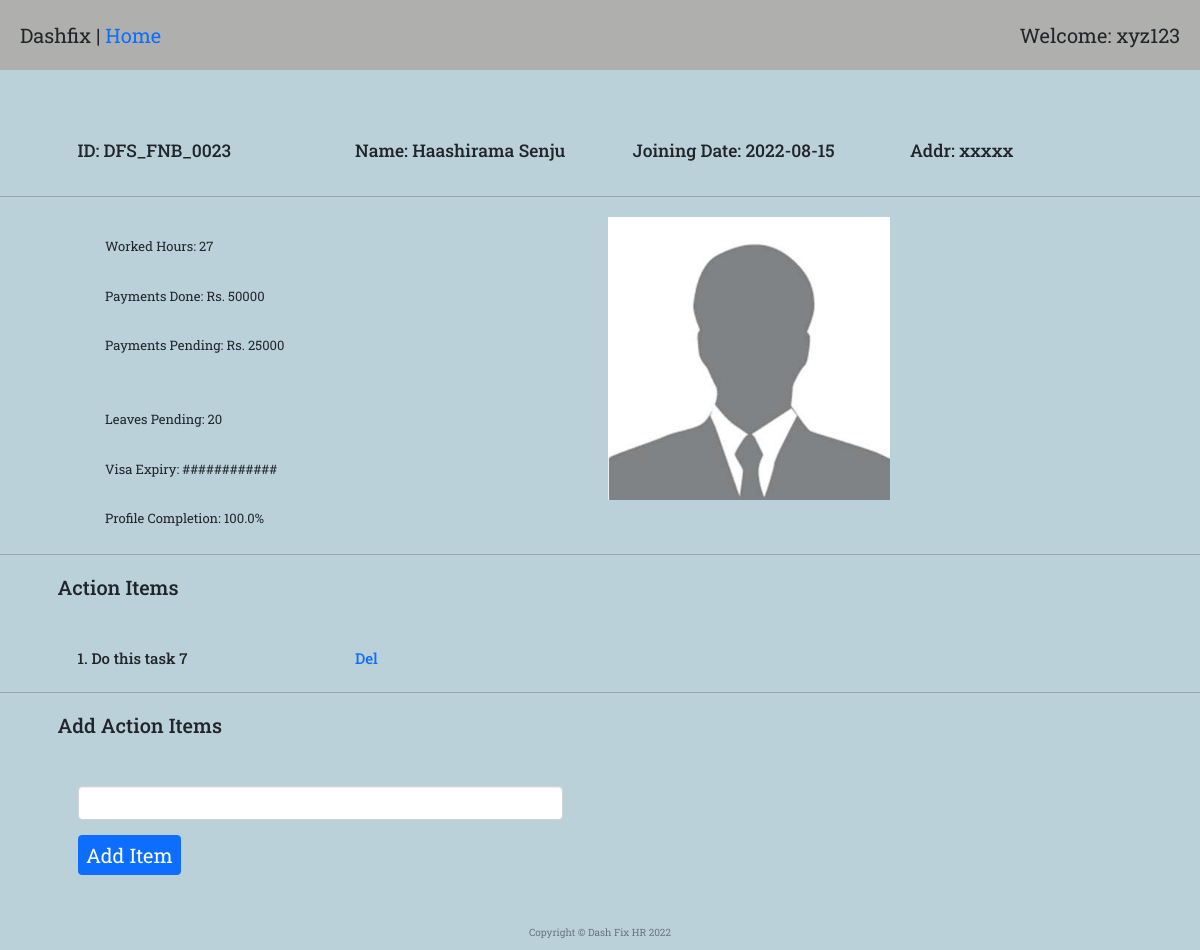
The app's page /employee_view/1 (signed in) with its own data.
### main.py (models this page shows)
class employeeMaster(db.Model):
    __tablename__ = "employeeMaster"
    id = Column(Integer, primary_key=True)
    employeeID = Column(String(300))
    joining_date = Column(DateTime)
    name = Column(String(300))
    addressUae = Column(String(300))
    poBox = Column(String(300))
    mobilePersonal = Column(Integer)
    mobileHome = Column(Integer)
    personalMail = Column(String(300))
    addressHome = Column(String(300))
    passportNumber = Column(Integer)
    nationality = Column(String(300))
    ownCar = Column(Boolean)
    carRent = Column(Boolean)
    company_laptop = Column(String(300))
    company_mobile = Column(String(300))
    emUaeName = Column(String(300))
    emUaeRel = Column(String(300))
    emUaeAddr = Column(String(300))
    emUaeMobileNumber = Column(Integer)
    emUaeHomeNumber = Column(Integer)
    originCountry = Column(String(300))
    emCoName = Column(String(300))
    emCoRel = Column(String(300))
    emCoAddr = Column(String(300))
    emCoMobileNumber = Column(Integer)
    emCoHomeNumber = Column(Integer)
    createdBy = Column(Integer, ForeignKey("Users.id"))
    user = relationship("User", back_populates="employee")
    departmentId = Column(Integer, ForeignKey("departmentMaster.id"))
    department = relationship("departmentMaster", back_populates="employee")
    document = relationship("documentMaster", back_populates="employee")
    actionItem = relationship("actionItemMaster", back_populates="employee")
    leave = relationship("leaveApplicationMaster", back_populates="employee")
    passport = relationship("passportApplicationMaster", back_populates="employee")
    timesheet = relationship("timesheetEntryMaster", back_populates="employee")
    roster = relationship("rosterEntryMaster", back_populates="employee")

class actionItemMaster(db.Model):
    __tablename__ = "actionItemMaster"
    id = Column(Integer, primary_key=True)
    actionText = Column(String(300))
    employeeID = Column(Integer, ForeignKey("employeeMaster.id"))
    employee = relationship("employeeMaster", back_populates="actionItem")

### main.py (the view)
@app.route("/employee_view/<employee_id>", methods=["GET", "POST"])
@admin_only
def employee_view(employee_id):
    form = ActionItem()
    employee_element = employeeMaster.query.get(employee_id)
    a = str(employee_element.joining_date)
    date_str = a[:10]
    actionItems = db.session.query(actionItemMaster).filter_by(employeeID=employee_id).all()
    doc_element = db.session.query(documentMaster).filter_by(employeeID=employee_id).first()
    img_url = "file:///C:/Users/karth/Downloads/Images/1image.jpg"
    ts_employee = db.session.query(timesheetEntryMaster).filter_by(employeeID=employee_id).all()
    totalHours = 0
    for i in ts_employee:
        b = (i.timeOut1 - i.timeIn1) + (i.timeOut2 - i.timeIn2)
        totalHours += b
    list_empl = [employee_element.name,
                 employee_element.addressUae,
                 employee_element.poBox,
                 employee_element.mobilePersonal,
                 employee_element.mobileHome,
                 employee_element.personalMail,
                 employee_element.addressHome,
                 employee_element.passportNumber,
                 employee_element.nationality,
                 employee_element.emUaeName,
                 employee_element.emUaeRel,
                 employee_element.emUaeAddr,
                 employee_element.emUaeMobileNumber,
                 employee_element.emUaeHomeNumber,
                 employee_element.originCountry,
                 employee_element.emCoName,
                 employee_element.emCoRel,
                 employee_element.emCoAddr,
                 employee_element.emCoMobileNumber,
                 employee_element.emCoHomeNumber,
                 employee_element.employeeID,
                 employee_element.joining_date,
                 employee_element.company_laptop,
                 employee_element.company_mobile]
    profileCompletion = 0
    for i in list_empl:
        if not i:
            profileCompletion += 1
    profilePercent = ((len(list_empl) - profileCompletion) / len(list_empl)) * 100
    if form.validate_on_submit():
        newActionItem = actionItemMaster(actionText=form.content.data, employee=employee_element)
        db.session.add(newActionItem)
        db.session.commit()
        return redirect(url_for("employee_view", employee_id=employee_id))
    return render_template("employee_view.html", employee=employee_element, form=form, date_str=date_str,
                           workedHours=totalHours, profile=round(profilePercent, 0), items=actionItems, img_url=img_url,
                           len=range(len(actionItems)))

### forms.py
class ActionItem(FlaskForm):
    content = StringField("", default="")
    submit = SubmitField("Add Item")

### main.py (called while the page is built)
def admin_only(f):
    @wraps(f)
    def decorated_function(*args, **kwargs):
        admin = User.query.all()
        admin_id = []
        for i in admin:
            id_ = i.id
            admin_id.append(id_)
        if current_user.id not in admin_id:
            return abort(403)
        return f(*args, **kwargs)
    return decorated_function

@login_manager.user_loader
def load_user(user_id):
    return User.query.get(int(user_id))

### templates/employee_view.html
{% extends 'bootstrap/base.html' %}
{% import "bootstrap/wtf.html" as wtf %}
{% block content %}
{% include "header.html" %}
  <div class="welcome">
    <span>Dashfix | <a href="{{url_for('home')}}">Home</a></span>
    <span>Welcome: xyz123</span>
  </div>
  <div class="row reports" style="margin-bottom: 30px; margin-left: 70px; margin-top: 70px;">
      <div class="col-3">
        <h3>ID: {{ employee.employeeID }}</h3>
      </div>
      <div class="col-3">
        <h3>Name: {{employee.name}}</h3>
      </div>
      <div class="col-3">
        <h3>Joining Date: {{date_str}}</h3>
      </div>
      <div class="col-3">
        <h3>Addr: {{employee.addressUae}}</h3>
      </div>
  </div>
  <hr>
  <div class="row">
      <div class="col-6">
        <div class="row" style="margin-bottom: 5px; margin-left: 70px;"><p>Worked Hours: {{ workedHours }}</p></div>
        <div class="row" style="margin-bottom: 5px; margin-left: 70px;"><p>Payments Done: Rs. 50000</p></div>
        <div class="row" style="margin-bottom: 5px; margin-left: 70px;"><p>Payments Pending: Rs. 25000</p></div><br>
        <div class="row" style="margin-bottom: 5px; margin-left: 70px;"><p>Leaves Pending: 20</p></div>
        <div class="row" style="margin-bottom: 5px; margin-left: 70px;"><p>Visa Expiry: ############</p></div>
        <div class="row" style="margin-bottom: 5px; margin-left: 70px;"><p>Profile Completion: {{ profile }}%</p></div>
      </div>
      <div class="col-6">
        <img src="{{ url_for('static', filename='images/pp.jpg')}}" alt="Profile pic" style="width: 50%;">
      </div>
  </div>
  <hr>
  <div class="row reports" style="margin-bottom: 20px;" >
      <h2 style="text-align: left">Action Items</h2>
  </div>
  {% for i in len %}
    <div class="row reports" style="margin-bottom: 20px; margin-left: 70px;" >
        <div class="col-3">
            <h4>{{ i+1 }}. {{ items[i].actionText }}</h4>
        </div>
        <div class="col-2 bbut">
            <h4><a href="{{url_for('action_item_del', entry_id=items[i].id)}}">Del</a></h4>
        </div>
    </div>
  {% endfor %}
   <hr>
  <div class="row reports" style="margin-bottom: 0;" >
      <h2 style="text-align: left">Add Action Items</h2>
  </div>
  <div class="row reports" style="margin-bottom: 50px; margin-left: 70px; margin-top: 0; width: 500px;">
      {{ wtf.quick_form(form, novalidate=True, button_map={"submit": "primary"}) }}
  </div>
{% include "footer.html" %}
{% endblock %}

### static/styles1.css (style rules this page uses)
body { font-family: 'Roboto Slab', serif; }
.btn { font-size: 2rem; }
body { background-color: #bbd1da; }
.welcome { background-color: #afb0ad; display: flex; justify-content: space-between; padding: 20px; font-size: 2rem; }
.row, h5 { margin-top: 20px; margin-right: 20px; margin-left: 20px; }
div { font-size: 1.3rem; margin: 0px; padding-right: 0px; }
.bbut { text-align: left; }
h2 { text-align: center; margin: 30px; }
.time_suc_entry, p { text-size: 1.8rem; }
a:link { text-decoration: none; text-color: black; }

### records on screen
employeeMaster: employeeID "DFS_FNB_0023", name "Haashirama Senju", addressUae "xxxxx"
actionItemMaster: actionText "Do this task 7"

### other values on screen
{{ date_str }} "2022-08-15"
{{ workedHours }} "27"
{{ profile }} "100.0"
{{ i+1 }} "1"
